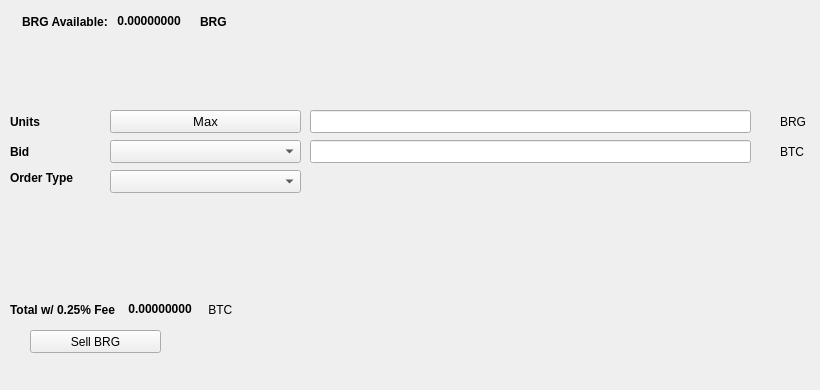
   <widget class="QWidget" name="SellTab">
    <attribute name="title">
     <string>Sell</string>
    </attribute>
    <widget class="QLabel" name="label_16">
     <property name="geometry">
      <rect>
       <x>780</x>
       <y>140</y>
       <width>31</width>
       <height>23</height>
      </rect>
     </property>
     <property name="text">
      <string>BTC</string>
     </property>
    </widget>
    <widget class="QComboBox" name="SellBidcomboBox">
     <property name="geometry">
      <rect>
       <x>110</x>
       <y>140</y>
       <width>191</width>
       <height>23</height>
      </rect>
     </property>
     <property name="font">
      <font>
       <pointsize>10</pointsize>
      </font>
     </property>
    </widget>
    <widget class="QLabel" name="label_18">
     <property name="geometry">
      <rect>
       <x>10</x>
       <y>110</y>
       <width>46</width>
       <height>23</height>
      </rect>
     </property>
     <property name="font">
      <font>
       <weight>75</weight>
       <bold>true</bold>
      </font>
     </property>
     <property name="text">
      <string>Units</string>
     </property>
    </widget>
    <widget class="QPushButton" name="Sell_Max_Amount">
     <property name="geometry">
      <rect>
       <x>110</x>
       <y>110</y>
       <width>191</width>
       <height>23</height>
      </rect>
     </property>
     <property name="font">
      <font>
       <pointsize>10</pointsize>
      </font>
     </property>
     <property name="text">
      <string>Max</string>
     </property>
    </widget>
    <widget class="QLabel" name="label_20">
     <property name="geometry">
      <rect>
       <x>10</x>
       <y>170</y>
       <width>91</width>
       <height>16</height>
      </rect>
     </property>
     <property name="font">
      <font>
       <weight>75</weight>
       <bold>true</bold>
      </font>
     </property>
     <property name="text">
      <string>Order Type</string>
     </property>
    </widget>
    <widget class="QComboBox" name="SellOrdertypeCombo">
     <property name="geometry">
      <rect>
       <x>110</x>
       <y>170</y>
       <width>191</width>
       <height>23</height>
      </rect>
     </property>
     <property name="font">
      <font>
       <pointsize>10</pointsize>
      </font>
     </property>
    </widget>
    <widget class="QLabel" name="label_21">
     <property name="geometry">
      <rect>
       <x>10</x>
       <y>140</y>
       <width>46</width>
       <height>23</height>
      </rect>
     </property>
     <property name="font">
      <font>
       <weight>75</weight>
       <bold>true</bold>
      </font>
     </property>
     <property name="text">
      <string>Bid</string>
     </property>
    </widget>
    <widget class="QLabel" name="label_22">
     <property name="geometry">
      <rect>
       <x>780</x>
       <y>110</y>
       <width>31</width>
       <height>23</height>
      </rect>
     </property>
     <property name="text">
      <string>BRG</string>
     </property>
    </widget>
    <widget class="QLineEdit" name="UnitsInputBRG">
     <property name="geometry">
      <rect>
       <x>310</x>
       <y>110</y>
       <width>441</width>
       <height>23</height>
      </rect>
     </property>
     <property name="font">
      <font>
       <pointsize>9</pointsize>
       <weight>75</weight>
       <bold>true</bold>
      </font>
     </property>
    </widget>
    <widget class="QLineEdit" name="SellBidPriceEdit">
     <property name="geometry">
      <rect>
       <x>310</x>
       <y>140</y>
       <width>441</width>
       <height>23</height>
      </rect>
     </property>
     <property name="font">
      <font>
       <pointsize>9</pointsize>
       <weight>75</weight>
       <bold>true</bold>
      </font>
     </property>
    </widget>
    <widget class="QPushButton" name="SellBRGBTN">
     <property name="geometry">
      <rect>
       <x>30</x>
       <y>330</y>
       <width>131</width>
       <height>23</height>
      </rect>
     </property>
     <property name="text">
      <string>Sell BRG</string>
     </property>
     <property name="icon">
      <iconset resource="../bring">
       <normaloff>:/icons/bitcoin</normaloff>:/icons/bitcoin</iconset>
     </property>
    </widget>
    <widget class="QWidget" name="layoutWidget3">
     <property name="geometry">
      <rect>
       <x>22</x>
       <y>12</y>
       <width>258</width>
       <height>19</height>
      </rect>
     </property>
     <layout class="QHBoxLayout" name="horizontalLayout">
      <item>
       <widget class="QLabel" name="label232_2">
        <property name="font">
         <font>
          <weight>75</weight>
          <bold>true</bold>
         </font>
        </property>
        <property name="text">
         <string>BRG Available:</string>
        </property>
       </widget>
      </item>
      <item>
       <widget class="QLabel" name="BRGAvailableLabel">
        <property name="palette">
         <palette>
          <active>
           <colorrole role="WindowText">
            <brush brushstyle="SolidPattern">
             <color alpha="255">
              <red>0</red>
              <green>0</green>
              <blue>0</blue>
             </color>
            </brush>
           </colorrole>
           <colorrole role="Button">
            <brush brushstyle="SolidPattern">
             <color alpha="255">
              <red>0</red>
              <green>170</green>
              <blue>0</blue>
             </color>
            </brush>
           </colorrole>
           <colorrole role="Light">
            <brush brushstyle="SolidPattern">
             <color alpha="255">
              <red>0</red>
              <green>255</green>
              <blue>0</blue>
             </color>
            </brush>
           </colorrole>
           <colorrole role="Midlight">
            <brush brushstyle="SolidPattern">
             <color alpha="255">
              <red>0</red>
              <green>212</green>
              <blue>0</blue>
             </color>
            </brush>
           </colorrole>
           <colorrole role="Dark">
            <brush brushstyle="SolidPattern">
             <color alpha="255">
              <red>0</red>
              <green>85</green>
              <blue>0</blue>
             </color>
            </brush>
           </colorrole>
           <colorrole role="Mid">
            <brush brushstyle="SolidPattern">
             <color alpha="255">
              <red>0</red>
              <green>113</green>
              <blue>0</blue>
             </color>
            </brush>
           </colorrole>
           <colorrole role="Text">
            <brush brushstyle="SolidPattern">
             <color alpha="255">
              <red>0</red>
              <green>170</green>
              <blue>0</blue>
             </color>
            </brush>
           </colorrole>
           <colorrole role="BrightText">
            <brush brushstyle="SolidPattern">
             <color alpha="255">
              <red>255</red>
              <green>255</green>
              <blue>255</blue>
             </color>
            </brush>
           </colorrole>
           <colorrole role="ButtonText">
            <brush brushstyle="SolidPattern">
             <color alpha="255">
              <red>0</red>
              <green>0</green>
              <blue>0</blue>
             </color>
            </brush>
           </colorrole>
           <colorrole role="Base">
            <brush brushstyle="SolidPattern">
             <color alpha="255">
              <red>255</red>
              <green>255</green>
              <blue>255</blue>
             </color>
            </brush>
           </colorrole>
           <colorrole role="Window">
            <brush brushstyle="SolidPattern">
             <color alpha="255">
              <red>0</red>
              <green>170</green>
              <blue>0</blue>
             </color>
            </brush>
           </colorrole>
           <colorrole role="Shadow">
            <brush brushstyle="SolidPattern">
             <color alpha="255">
              <red>0</red>
              <green>0</green>
              <blue>0</blue>
             </color>
            </brush>
           </colorrole>
           <colorrole role="AlternateBase">
            <brush brushstyle="SolidPattern">
             <color alpha="255">
              <red>127</red>
              <green>212</green>
              <blue>127</blue>
             </color>
            </brush>
           </colorrole>
           <colorrole role="ToolTipBase">
            <brush brushstyle="SolidPattern">
             <color alpha="255">
              <red>255</red>
              <green>255</green>
              <blue>220</blue>
             </color>
            </brush>
           </colorrole>
           <colorrole role="ToolTipText">
            <brush brushstyle="SolidPattern">
             <color alpha="255">
              <red>0</red>
              <green>0</green>
              <blue>0</blue>
             </color>
            </brush>
           </colorrole>
          </active>
          <inactive>
           <colorrole role="WindowText">
            <brush brushstyle="SolidPattern">
             <color alpha="255">
              <red>0</red>
              <green>0</green>
              <blue>0</blue>
             </color>
            </brush>
           </colorrole>
           <colorrole role="Button">
            <brush brushstyle="SolidPattern">
             <color alpha="255">
              <red>0</red>
              <green>170</green>
              <blue>0</blue>
             </color>
            </brush>
           </colorrole>
           <colorrole role="Light">
            <brush brushstyle="SolidPattern">
             <color alpha="255">
              <red>0</red>
              <green>255</green>
              <blue>0</blue>
             </color>
            </brush>
           </colorrole>
           <colorrole role="Midlight">
            <brush brushstyle="SolidPattern">
             <color alpha="255">
              <red>0</red>
              <green>212</green>
              <blue>0</blue>
             </color>
            </brush>
           </colorrole>
           <colorrole role="Dark">
            <brush brushstyle="SolidPattern">
             <color alpha="255">
              <red>0</red>
              <green>85</green>
              <blue>0</blue>
             </color>
            </brush>
           </colorrole>
           <colorrole role="Mid">
            <brush brushstyle="SolidPattern">
             <color alpha="255">
              <red>0</red>
              <green>113</green>
              <blue>0</blue>
             </color>
            </brush>
           </colorrole>
           <colorrole role="Text">
            <brush brushstyle="SolidPattern">
             <color alpha="255">
              <red>0</red>
              <green>170</green>
              <blue>0</blue>
             </color>
            </brush>
           </colorrole>
           <colorrole role="BrightText">
            <brush brushstyle="SolidPattern">
             <color alpha="255">
              <red>255</red>
              <green>255</green>
              <blue>255</blue>
             </color>
            </brush>
           </colorrole>
           <colorrole role="ButtonText">
            <brush brushstyle="SolidPattern">
             <color alpha="255">
              <red>0</red>
              <green>0</green>
              <blue>0</blue>
             </color>
            </brush>
           </colorrole>
           <colorrole role="Base">
            <brush brushstyle="SolidPattern">
             <color alpha="255">
              <red>255</red>
              <green>255</green>
              <blue>255</blue>
             </color>
            </brush>
           </colorrole>
           <colorrole role="Window">
            <brush brushstyle="SolidPattern">
             <color alpha="255">
              <red>0</red>
              <green>170</green>
              <blue>0</blue>
             </color>
            </brush>
           </colorrole>
           <colorrole role="Shadow">
            <brush brushstyle="SolidPattern">
             <color alpha="255">
              <red>0</red>
              <green>0</green>
              <blue>0</blue>
             </color>
            </brush>
           </colorrole>
           <colorrole role="AlternateBase">
            <brush brushstyle="SolidPattern">
             <color alpha="255">
              <red>127</red>
              <green>212</green>
              <blue>127</blue>
             </color>
            </brush>
           </colorrole>
           <colorrole role="ToolTipBase">
            <brush brushstyle="SolidPattern">
             <color alpha="255">
              <red>255</red>
              <green>255</green>
              <blue>220</blue>
             </color>
            </brush>
           </colorrole>
           <colorrole role="ToolTipText">
            <brush brushstyle="SolidPattern">
             <color alpha="255">
              <red>0</red>
              <green>0</green>
              <blue>0</blue>
             </color>
            </brush>
           </colorrole>
          </inactive>
          <disabled>
           <colorrole role="WindowText">
            <brush brushstyle="SolidPattern">
             <color alpha="255">
              <red>0</red>
              <green>85</green>
              <blue>0</blue>
             </color>
            </brush>
           </colorrole>
           <colorrole role="Button">
            <brush brushstyle="SolidPattern">
             <color alpha="255">
              <red>0</red>
              <green>170</green>
              <blue>0</blue>
             </color>
            </brush>
           </colorrole>
           <colorrole role="Light">
            <brush brushstyle="SolidPattern">
             <color alpha="255">
              <red>0</red>
              <green>255</green>
              <blue>0</blue>
             </color>
            </brush>
           </colorrole>
           <colorrole role="Midlight">
            <brush brushstyle="SolidPattern">
             <color alpha="255">
              <red>0</red>
              <green>212</green>
              <blue>0</blue>
             </color>
            </brush>
           </colorrole>
           <colorrole role="Dark">
            <brush brushstyle="SolidPattern">
             <color alpha="255">
              <red>0</red>
              <green>85</green>
              <blue>0</blue>
             </color>
            </brush>
           </colorrole>
           <colorrole role="Mid">
            <brush brushstyle="SolidPattern">
             <color alpha="255">
              <red>0</red>
              <green>113</green>
              <blue>0</blue>
             </color>
            </brush>
           </colorrole>
           <colorrole role="Text">
            <brush brushstyle="SolidPattern">
             <color alpha="255">
              <red>0</red>
              <green>85</green>
              <blue>0</blue>
             </color>
            </brush>
           </colorrole>
           <colorrole role="BrightText">
            <brush brushstyle="SolidPattern">
             <color alpha="255">
              <red>255</red>
              <green>255</green>
              <blue>255</blue>
             </color>
            </brush>
           </colorrole>
           <colorrole role="ButtonText">
            <brush brushstyle="SolidPattern">
             <color alpha="255">
              <red>0</red>
              <green>85</green>
              <blue>0</blue>
             </color>
            </brush>
           </colorrole>
           <colorrole role="Base">
            <brush brushstyle="SolidPattern">
             <color alpha="255">
              <red>0</red>
              <green>170</green>
              <blue>0</blue>
             </color>
            </brush>
           </colorrole>
           <colorrole role="Window">
            <brush brushstyle="SolidPattern">
             <color alpha="255">
              <red>0</red>
              <green>170</green>
              <blue>0</blue>
             </color>
            </brush>
           </colorrole>
           <colorrole role="Shadow">
            <brush brushstyle="SolidPattern">
             <color alpha="255">
              <red>0</red>
              <green>0</green>
              <blue>0</blue>
             </color>
            </brush>
           </colorrole>
           <colorrole role="AlternateBase">
            <brush brushstyle="SolidPattern">
             <color alpha="255">
              <red>0</red>
              <green>170</green>
              <blue>0</blue>
             </color>
            </brush>
           </colorrole>
           <colorrole role="ToolTipBase">
            <brush brushstyle="SolidPattern">
             <color alpha="255">
              <red>255</red>
              <green>255</green>
              <blue>220</blue>
             </color>
            </brush>
           </colorrole>
           <colorrole role="ToolTipText">
            <brush brushstyle="SolidPattern">
             <color alpha="255">
              <red>0</red>
              <green>0</green>
              <blue>0</blue>
             </color>
            </brush>
           </colorrole>
          </disabled>
         </palette>
        </property>
        <property name="font">
         <font>
          <weight>75</weight>
          <bold>true</bold>
         </font>
        </property>
        <property name="text">
         <string> 0.00000000 </string>
        </property>
        <property name="textInteractionFlags">
         <set>Qt::LinksAccessibleByMouse|Qt::TextSelectableByKeyboard|Qt::TextSelectableByMouse</set>
        </property>
       </widget>
      </item>
      <item>
       <widget class="QLabel" name="labelBRG">
        <property name="font">
         <font>
          <weight>75</weight>
          <bold>true</bold>
         </font>
        </property>
        <property name="text">
         <string>BRG</string>
        </property>
       </widget>
      </item>
     </layout>
    </widget>
    <widget class="QWidget" name="layoutWidget">
     <property name="geometry">
      <rect>
       <x>10</x>
       <y>300</y>
       <width>268</width>
       <height>19</height>
      </rect>
     </property>
     <layout class="QHBoxLayout" name="horizontalLayout_2">
      <item>
       <widget class="QLabel" name="label_19">
        <property name="font">
         <font>
          <weight>75</weight>
          <bold>true</bold>
         </font>
        </property>
        <property name="text">
         <string>Total w/ 0.25% Fee </string>
        </property>
       </widget>
      </item>
      <item>
       <widget class="QLabel" name="SellCostLabel">
        <property name="palette">
         <palette>
          <active>
           <colorrole role="WindowText">
            <brush brushstyle="SolidPattern">
             <color alpha="255">
              <red>0</red>
              <green>0</green>
              <blue>0</blue>
             </color>
            </brush>
           </colorrole>
           <colorrole role="Button">
            <brush brushstyle="SolidPattern">
             <color alpha="255">
              <red>0</red>
              <green>170</green>
              <blue>0</blue>
             </color>
            </brush>
           </colorrole>
           <colorrole role="Light">
            <brush brushstyle="SolidPattern">
             <color alpha="255">
              <red>0</red>
              <green>255</green>
              <blue>0</blue>
             </color>
            </brush>
           </colorrole>
           <colorrole role="Midlight">
            <brush brushstyle="SolidPattern">
             <color alpha="255">
              <red>0</red>
              <green>212</green>
              <blue>0</blue>
             </color>
            </brush>
           </colorrole>
           <colorrole role="Dark">
            <brush brushstyle="SolidPattern">
             <color alpha="255">
              <red>0</red>
              <green>85</green>
              <blue>0</blue>
             </color>
            </brush>
           </colorrole>
           <colorrole role="Mid">
            <brush brushstyle="SolidPattern">
             <color alpha="255">
              <red>0</red>
              <green>113</green>
              <blue>0</blue>
             </color>
            </brush>
           </colorrole>
           <colorrole role="Text">
            <brush brushstyle="SolidPattern">
             <color alpha="255">
              <red>0</red>
              <green>170</green>
              <blue>0</blue>
             </color>
            </brush>
           </colorrole>
           <colorrole role="BrightText">
            <brush brushstyle="SolidPattern">
             <color alpha="255">
              <red>255</red>
              <green>255</green>
              <blue>255</blue>
             </color>
            </brush>
           </colorrole>
           <colorrole role="ButtonText">
            <brush brushstyle="SolidPattern">
             <color alpha="255">
              <red>0</red>
              <green>0</green>
              <blue>0</blue>
             </color>
            </brush>
           </colorrole>
           <colorrole role="Base">
            <brush brushstyle="SolidPattern">
             <color alpha="255">
              <red>255</red>
              <green>255</green>
              <blue>255</blue>
             </color>
            </brush>
           </colorrole>
           <colorrole role="Window">
            <brush brushstyle="SolidPattern">
             <color alpha="255">
              <red>0</red>
              <green>170</green>
              <blue>0</blue>
             </color>
            </brush>
           </colorrole>
           <colorrole role="Shadow">
            <brush brushstyle="SolidPattern">
             <color alpha="255">
              <red>0</red>
              <green>0</green>
              <blue>0</blue>
             </color>
            </brush>
           </colorrole>
           <colorrole role="AlternateBase">
            <brush brushstyle="SolidPattern">
             <color alpha="255">
              <red>127</red>
              <green>212</green>
              <blue>127</blue>
             </color>
            </brush>
           </colorrole>
           <colorrole role="ToolTipBase">
            <brush brushstyle="SolidPattern">
             <color alpha="255">
              <red>255</red>
              <green>255</green>
              <blue>220</blue>
             </color>
            </brush>
           </colorrole>
           <colorrole role="ToolTipText">
            <brush brushstyle="SolidPattern">
             <color alpha="255">
              <red>0</red>
              <green>0</green>
              <blue>0</blue>
             </color>
            </brush>
           </colorrole>
          </active>
          <inactive>
           <colorrole role="WindowText">
            <brush brushstyle="SolidPattern">
             <color alpha="255">
              <red>0</red>
              <green>0</green>
              <blue>0</blue>
             </color>
            </brush>
           </colorrole>
           <colorrole role="Button">
            <brush brushstyle="SolidPattern">
             <color alpha="255">
              <red>0</red>
              <green>170</green>
              <blue>0</blue>
             </color>
            </brush>
           </colorrole>
           <colorrole role="Light">
            <brush brushstyle="SolidPattern">
             <color alpha="255">
              <red>0</red>
              <green>255</green>
              <blue>0</blue>
             </color>
            </brush>
           </colorrole>
           <colorrole role="Midlight">
            <brush brushstyle="SolidPattern">
             <color alpha="255">
              <red>0</red>
              <green>212</green>
              <blue>0</blue>
             </color>
            </brush>
           </colorrole>
           <colorrole role="Dark">
            <brush brushstyle="SolidPattern">
             <color alpha="255">
              <red>0</red>
              <green>85</green>
              <blue>0</blue>
             </color>
            </brush>
           </colorrole>
           <colorrole role="Mid">
            <brush brushstyle="SolidPattern">
             <color alpha="255">
              <red>0</red>
              <green>113</green>
              <blue>0</blue>
             </color>
            </brush>
           </colorrole>
           <colorrole role="Text">
            <brush brushstyle="SolidPattern">
             <color alpha="255">
              <red>0</red>
              <green>170</green>
              <blue>0</blue>
             </color>
            </brush>
           </colorrole>
           <colorrole role="BrightText">
            <brush brushstyle="SolidPattern">
             <color alpha="255">
              <red>255</red>
              <green>255</green>
              <blue>255</blue>
             </color>
            </brush>
           </colorrole>
           <colorrole role="ButtonText">
            <brush brushstyle="SolidPattern">
             <color alpha="255">
              <red>0</red>
              <green>0</green>
              <blue>0</blue>
             </color>
            </brush>
           </colorrole>
           <colorrole role="Base">
            <brush brushstyle="SolidPattern">
             <color alpha="255">
              <red>255</red>
              <green>255</green>
              <blue>255</blue>
             </color>
            </brush>
           </colorrole>
           <colorrole role="Window">
            <brush brushstyle="SolidPattern">
             <color alpha="255">
              <red>0</red>
              <green>170</green>
              <blue>0</blue>
             </color>
            </brush>
           </colorrole>
           <colorrole role="Shadow">
            <brush brushstyle="SolidPattern">
             <color alpha="255">
              <red>0</red>
              <green>0</green>
              <blue>0</blue>
             </color>
            </brush>
           </colorrole>
           <colorrole role="AlternateBase">
            <brush brushstyle="SolidPattern">
             <color alpha="255">
              <red>127</red>
              <green>212</green>
              <blue>127</blue>
             </color>
            </brush>
           </colorrole>
           <colorrole role="ToolTipBase">
            <brush brushstyle="SolidPattern">
             <color alpha="255">
              <red>255</red>
              <green>255</green>
              <blue>220</blue>
             </color>
            </brush>
           </colorrole>
           <colorrole role="ToolTipText">
            <brush brushstyle="SolidPattern">
             <color alpha="255">
              <red>0</red>
              <green>0</green>
              <blue>0</blue>
             </color>
            </brush>
           </colorrole>
          </inactive>
          <disabled>
           <colorrole role="WindowText">
            <brush brushstyle="SolidPattern">
             <color alpha="255">
              <red>0</red>
              <green>85</green>
              <blue>0</blue>
             </color>
            </brush>
           </colorrole>
           <colorrole role="Button">
            <brush brushstyle="SolidPattern">
             <color alpha="255">
              <red>0</red>
              <green>170</green>
              <blue>0</blue>
             </color>
            </brush>
           </colorrole>
           <colorrole role="Light">
            <brush brushstyle="SolidPattern">
             <color alpha="255">
              <red>0</red>
              <green>255</green>
              <blue>0</blue>
             </color>
            </brush>
           </colorrole>
           <colorrole role="Midlight">
            <brush brushstyle="SolidPattern">
             <color alpha="255">
              <red>0</red>
              <green>212</green>
              <blue>0</blue>
             </color>
            </brush>
           </colorrole>
           <colorrole role="Dark">
            <brush brushstyle="SolidPattern">
             <color alpha="255">
              <red>0</red>
              <green>85</green>
              <blue>0</blue>
             </color>
            </brush>
           </colorrole>
           <colorrole role="Mid">
            <brush brushstyle="SolidPattern">
             <color alpha="255">
              <red>0</red>
              <green>113</green>
              <blue>0</blue>
             </color>
            </brush>
           </colorrole>
           <colorrole role="Text">
            <brush brushstyle="SolidPattern">
             <color alpha="255">
              <red>0</red>
              <green>85</green>
              <blue>0</blue>
             </color>
            </brush>
           </colorrole>
           <colorrole role="BrightText">
            <brush brushstyle="SolidPattern">
             <color alpha="255">
              <red>255</red>
              <green>255</green>
              <blue>255</blue>
             </color>
            </brush>
           </colorrole>
           <colorrole role="ButtonText">
            <brush brushstyle="SolidPattern">
             <color alpha="255">
              <red>0</red>
              <green>85</green>
              <blue>0</blue>
             </color>
            </brush>
           </colorrole>
           <colorrole role="Base">
            <brush brushstyle="SolidPattern">
             <color alpha="255">
              <red>0</red>
              <green>170</green>
              <blue>0</blue>
             </color>
            </brush>
           </colorrole>
           <colorrole role="Window">
            <brush brushstyle="SolidPattern">
             <color alpha="255">
              <red>0</red>
              <green>170</green>
              <blue>0</blue>
             </color>
            </brush>
           </colorrole>
           <colorrole role="Shadow">
            <brush brushstyle="SolidPattern">
             <color alpha="255">
              <red>0</red>
              <green>0</green>
              <blue>0</blue>
             </color>
            </brush>
           </colorrole>
           <colorrole role="AlternateBase">
            <brush brushstyle="SolidPattern">
             <color alpha="255">
              <red>0</red>
              <green>170</green>
              <blue>0</blue>
             </color>
            </brush>
           </colorrole>
           <colorrole role="ToolTipBase">
            <brush brushstyle="SolidPattern">
             <color alpha="255">
              <red>255</red>
              <green>255</green>
              <blue>220</blue>
             </color>
            </brush>
           </colorrole>
           <colorrole role="ToolTipText">
            <brush brushstyle="SolidPattern">
             <color alpha="255">
              <red>0</red>
              <green>0</green>
              <blue>0</blue>
             </color>
            </brush>
           </colorrole>
          </disabled>
         </palette>
        </property>
        <property name="font">
         <font>
          <weight>75</weight>
          <bold>true</bold>
         </font>
        </property>
        <property name="autoFillBackground">
         <bool>false</bool>
        </property>
        <property name="text">
         <string> 0.00000000</string>
        </property>
        <property name="textInteractionFlags">
         <set>Qt::LinksAccessibleByMouse|Qt::TextSelectableByMouse</set>
        </property>
       </widget>
      </item>
      <item>
       <widget class="QLabel" name="label_17">
        <property name="font">
         <font>
          <weight>50</weight>
          <bold>false</bold>
         </font>
        </property>
        <property name="text">
         <string> BTC</string>
        </property>
       </widget>
      </item>
     </layout>
    </widget>
    <widget class="QLabel" name="label_23">
     <property name="geometry">
      <rect>
       <x>460</x>
       <y>300</y>
       <width>281</width>
       <height>81</height>
      </rect>
     </property>
     <property name="text">
      <string/>
     </property>
     <property name="pixmap">
      <pixmap>:/images/bittrex</pixmap>
     </property>
    </widget>
   </widget>
